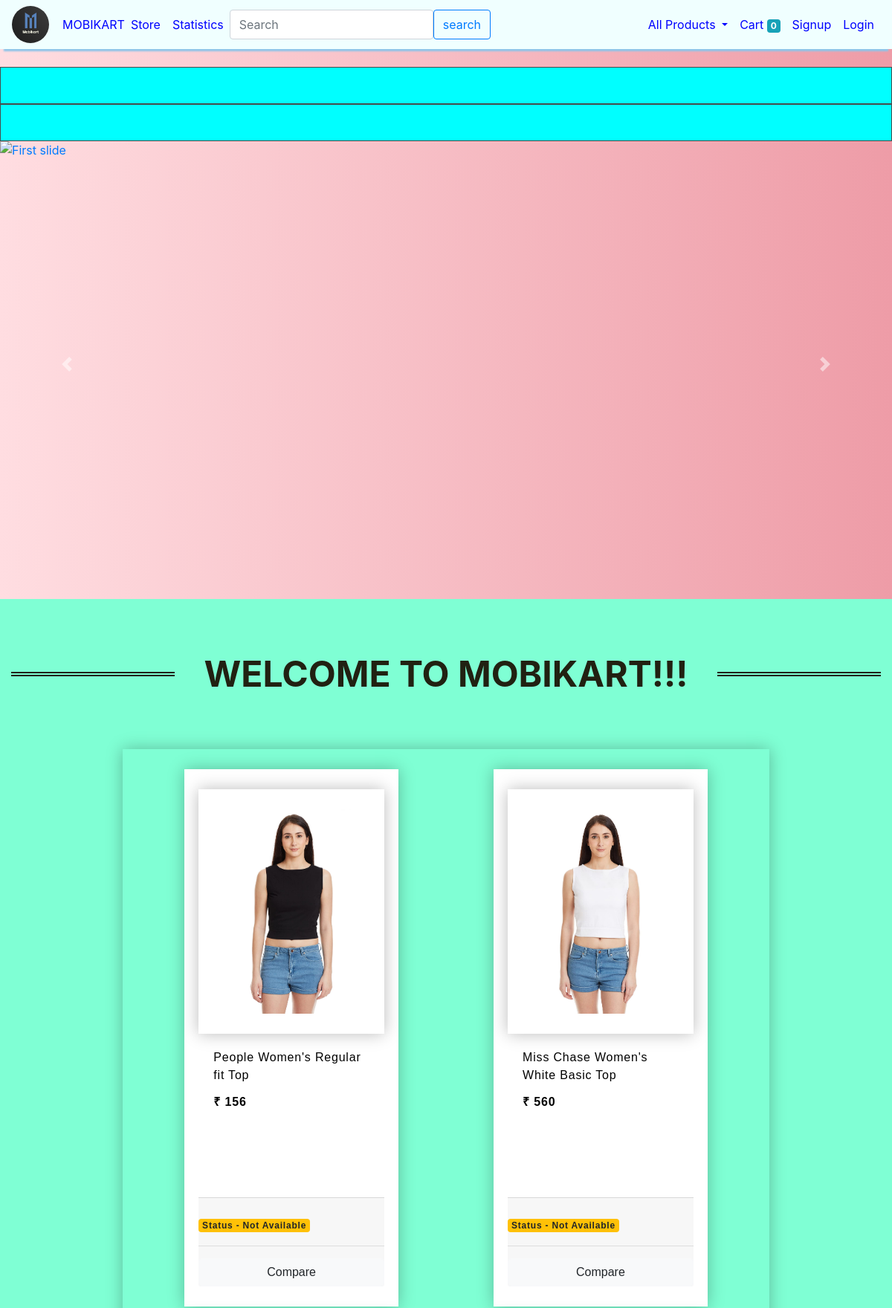
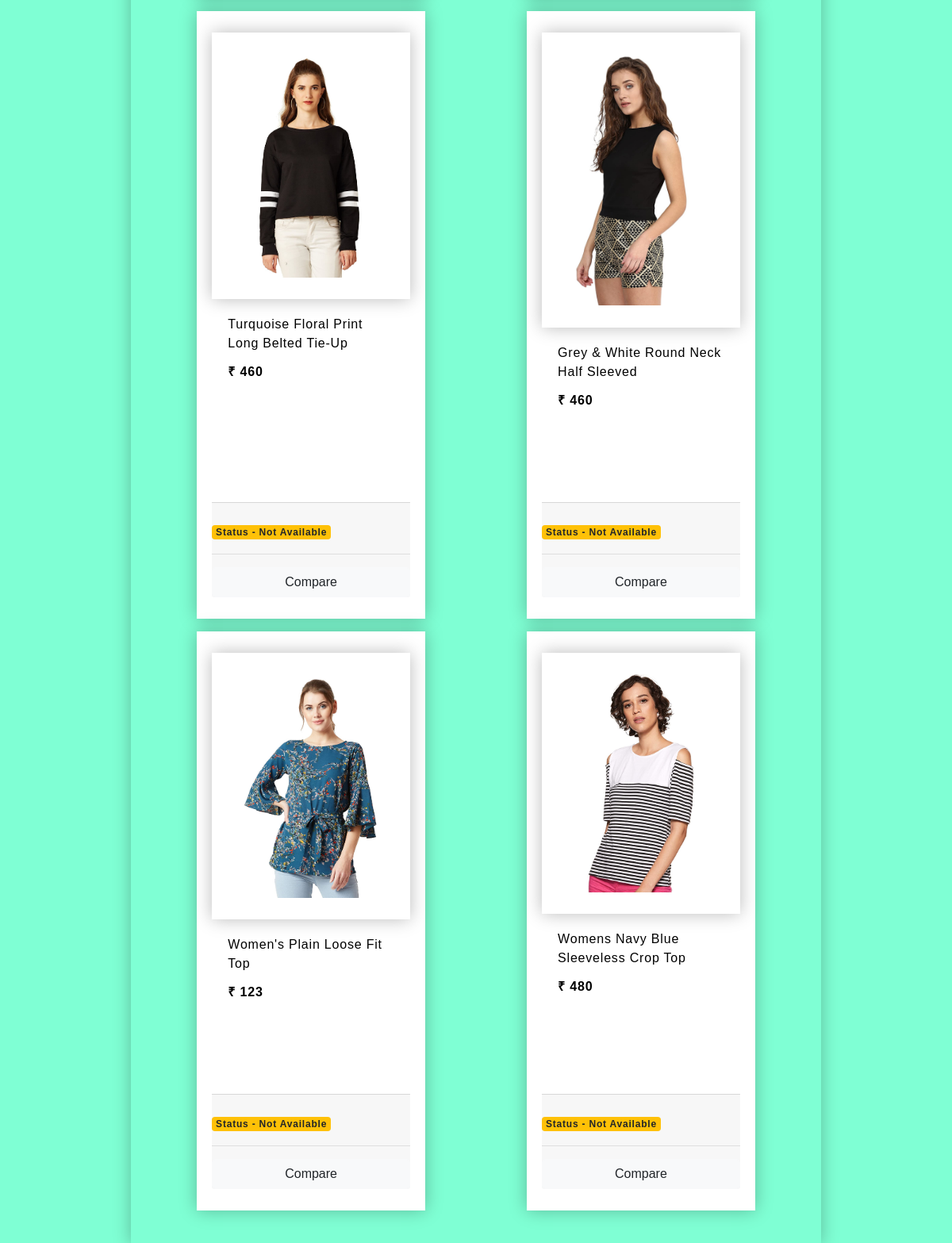
The app's page /store?category=2 (upper part) with its own data (2 pictures, top to bottom).
### store/models/product.py (models this page shows, shortened)
class Product(models.Model):
    name = models.CharField(max_length=50)
    price = models.IntegerField(default=0)
    category = models.ForeignKey(Category, on_delete=models.CASCADE, default=1)
    description = models.CharField(max_length=200, default='' , null=True , blank=True)
    image = models.ImageField(upload_to='uploads/products/')
    status1 = models.BooleanField(default=False)
    @staticmethod
    def get_all_products_by_categoryid(category_id):
        if category_id:
            return Product.objects.filter(category = category_id)
        else:
            return Product.get_all_products();

### store/views/home.py (the view)
# urls.py: path('' , include('store.urls'))
def store(request):
    cart = request.session.get('cart')
    if not cart:
        request.session['cart'] = {}
    products = None
    categories = Category.get_all_categories()
    categoryID = request.GET.get('category')
    if categoryID:
        products = Product.get_all_products_by_categoryid(categoryID)
    else:
        products = Product.get_all_products();
    data = {}
    data['products'] = products
    data['categories'] = categories
    print('you are : ', request.session.get('email'))
    return render(request, 'index.html', data)

### store/models/category.py (called while the page is built)
    @staticmethod
    def get_all_categories():
        return Category.objects.all()

### store/templatetags/cart.py (called while the page is built)
@register.filter(name='is_in_cart')
def is_in_cart(product  , cart):
    keys = cart.keys()
    for id in keys:
        if int(id) == product.id:
            return True
    return False;

### store/templatetags/custom_filter.py (called while the page is built)
@register.filter(name='currency')
def currency(number):
    return "₹ "+str(number)

### store/templates/index.html (shortened to what this page needs)
{% extends 'base.html' %}
{% block content %}
{% load cart %}
{% load custom_filter %}
<div class="marquee">
    </div>
<div class="marquee">
    </div>
<div id="carouselExampleControls" class="carousel slide" data-ride="carousel">
  <div class="carousel-inner">
    <div class="carousel-item active">
        <a href="/store?category=5"> <img class="d-block w-100" src="./static/h4.jpg" border="0" alt="First slide" width="600" height="600"></a>
    </div>
  </div>
  <a class="carousel-control-prev" href="#carouselExampleControls" role="button" data-slide="prev">
    <span class="carousel-control-prev-icon" aria-hidden="true"></span>
  </a>
  <a class="carousel-control-next" href="#carouselExampleControls" role="button" data-slide="next">
    <span class="carousel-control-next-icon" aria-hidden="true"></span>
  </a>
</div>
<div class="container-fluid mt-3" style="background-color:#7FFFD4">
    <br>
<br>
<br>
<h1>WELCOME TO MOBIKART!!!</h1>
<br>
<br>
<br>
	<div class="row">
		<div id='products' class="col-lg-9 mx-auto">
			<div class="row mx-auto table">
				{% for product in products %}
				<div class="card mx-auto mb-3 table" id={{product.id}} style="width: 18rem;">
					<img class="card-img-top table" src="{{product.image.url}}" alt="Card image cap">
					<div class="card-body">
						<p class="card-title">{{product.name}}</p>
						<p class="card-text"><b>{{product.price|currency}}</b></p>
					</div>
                    <br>
                    <br>
                    <br>
                <br>
					<div class="card-footer p-0 no-gutters">
						{% if product|is_in_cart:request.session.cart %}
						<div class="row no-gutters">
							<form action="/#{{product.id}}" class="col-2 " method="post">
								{% csrf_token %}
								<input hidden type="text" name='product' value='{{product.id}}'>
								<input hidden type="text" name='remove' value='True'>
								<input type="submit" value=" - " class="btn btn-block btn-light border-right">
							</form>
							<div class="text-center col">{{product|cart_quantity:request.session.cart}} in Cart</div>
							<form action="/#{{product.id}}" class="col-2 " method="post">
								{% csrf_token %}
								<input hidden type="text" name='product' value='{{product.id}}'>
								<input type="submit" value=" + " class="btn btn-block btn-light border-left">
							</form>
						</div>
						{% else %}
						<form action="/#{{product.id}}" method="POST" class="btn-block">
                            {% if product.status1 %}
                            &nbsp;&nbsp;&nbsp;&nbsp;&nbsp;&nbsp;&nbsp;&nbsp;&nbsp;&nbsp;&nbsp;&nbsp;&nbsp;&nbsp;&nbsp;&nbsp;&nbsp;&nbsp;&nbsp;&nbsp;&nbsp;&nbsp;&nbsp;<td><small class="badge badge-success">Status  -  Available</small></td>
                            {% else %}
                            <td><small class="badge badge-warning">Status  -  Not Available</small></td>
                            {% endif %}
                            <hr>
                        </form>
						{% endif %}
                        <form action="/compare" method="POST">
                            <input type="submit" class="float-right btn btn-light  form-control"
								value="Compare">
                        </form>
					</div>
				</div>
				{% endfor %}
			</div>
		</div>
	</div>
        </div>
{% endblock %}

### store/templates/base.html (style rules this page uses)
body { background: #ee9ca7; background: -webkit-linear-gradient(to right, #ffdde1, #ee9ca7); background: linear-gradient(to right, #ffdde1, #ee9ca7); }

### store/templates/index.html (style rules this page uses)
h1 { font-size: 48px; line-height: 1.2; font-weight: 700; color: #212112; text-align: center; }
h1 { display: grid; grid-template-columns: minmax(50px, 1fr) auto minmax(50px, 1fr); align-items: center; text-align: center; gap: 40px; }
h1::before, h1::after { content: ''; border-top: 6px double; }
body, h1 { margin: 0; }
.marquee { height: 50px; overflow: hidden; position: relative; background: #00FFFF; color: #333; border: 1px solid #4a4a4a; }

### records on screen
Product: image (picture), name "People Women's Regular fit Top", price "₹ 156", status1 "Status - Not Available"
Product: image (picture), name "Miss Chase Women's White Basic Top", price "₹ 560", status1 "Status - Not Available"
Product: image (picture), name "Turquoise Floral Print Long Belted Tie-Up", price "₹ 460", status1 "Status - Not Available"
Product: image (picture), name "Grey & White Round Neck Half Sleeved", price "₹ 460", status1 "Status - Not Available"
Product: image (picture), name "Women's Plain Loose Fit Top", price "₹ 123", status1 "Status - Not Available"
Product: image (picture), name "Womens Navy Blue Sleeveless Crop Top", price "₹ 480", status1 "Status - Not Available"

### other values on screen
{{ request.session.cart.keys|length }} "0"
